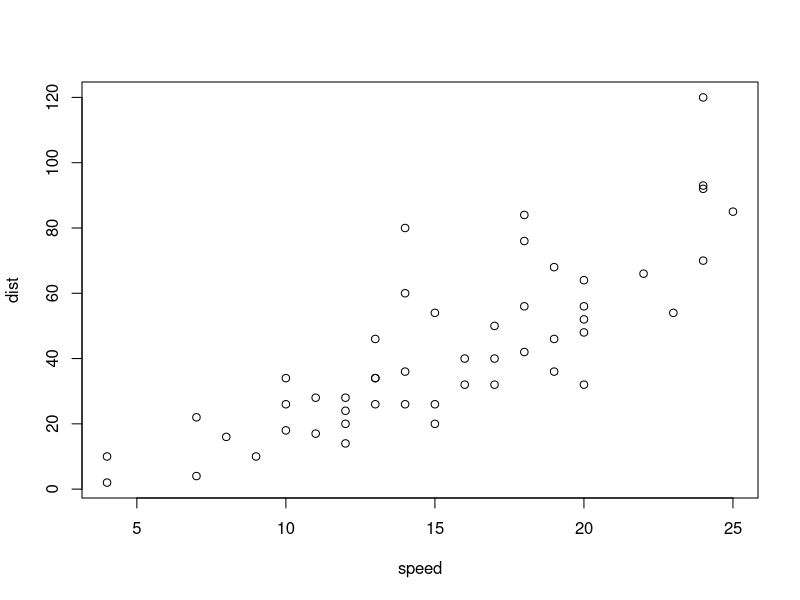
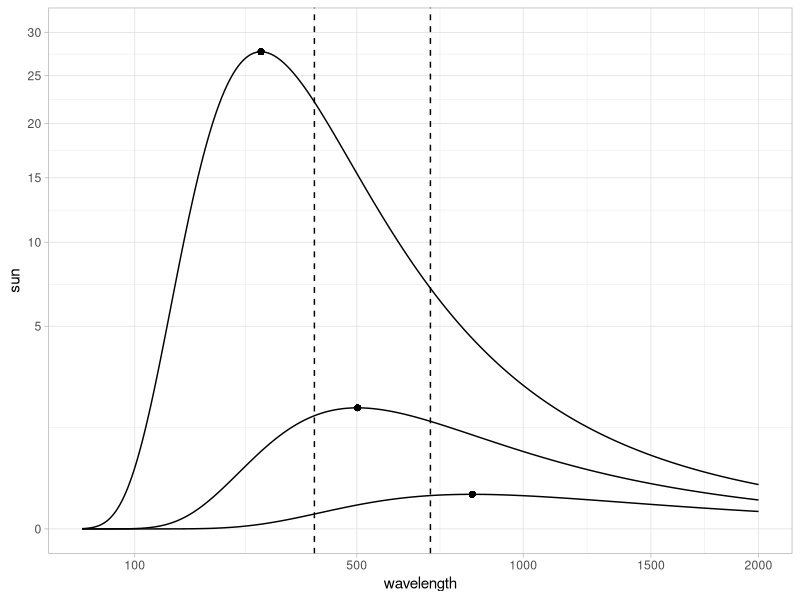
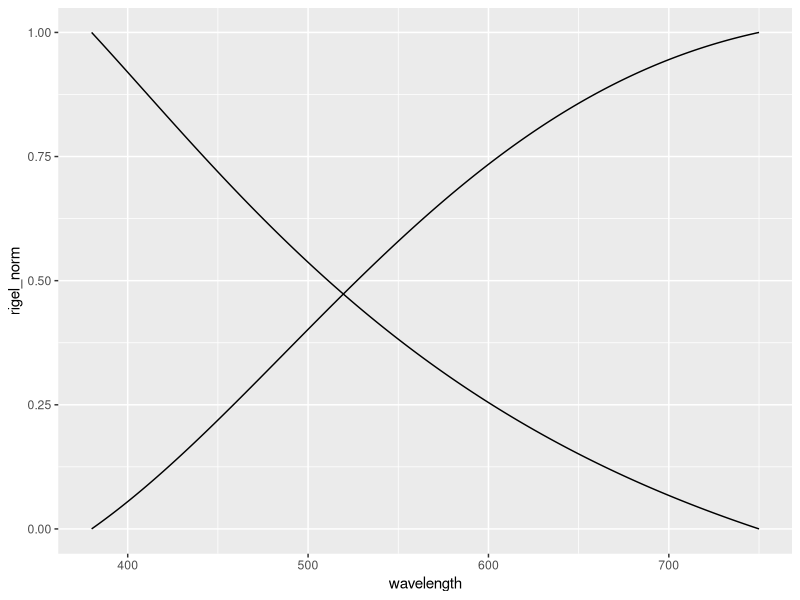
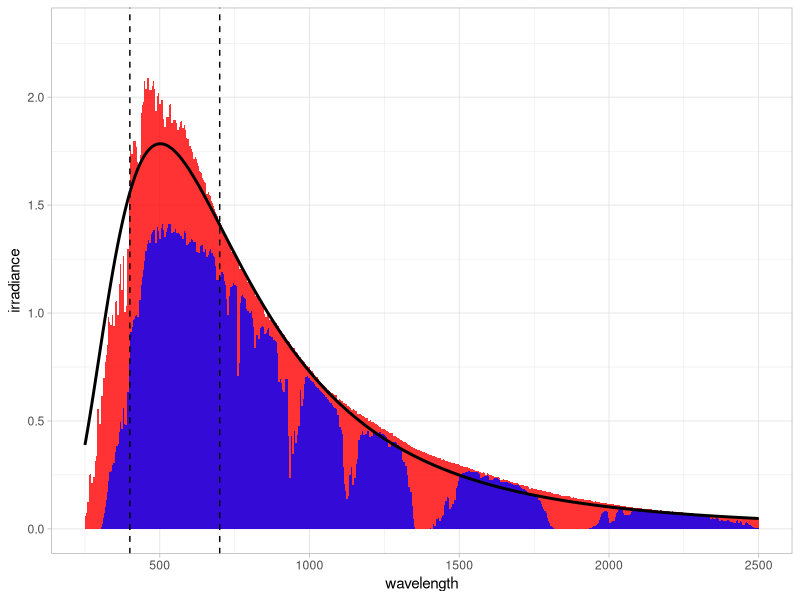

Reproduce these figures in R, in order.
## ---- chunk 1
plot(cars)
## ---- chunk 2
library(ggplot2)
library(dplyr)
## ---- chunk 3
# constants
h <- 6.626e-34
kb <- 1.380e-23
c <- 299792458
wiens <- 2.90e6

r_sun <- 6.95e5 # km
r_earth <- 1.496e8 # km
wavelength_scale <- 1e-9 # nm
correction_factor <- ((r_sun/r_earth)**2)*wavelength_scale

blackbody_curve <- function(lambda, t) {
  return(
    ((2*pi*h*(c**2)) / (lambda**5)) * (1 / (exp((h*c)/(lambda*kb*t)) - 1))
  )
}


s <- seq(0, 3000e-9, 1e-9)
df <- data.frame(
  wavelength = s*1e9,
  rigel = blackbody_curve(s, 10000)*correction_factor,
  sun = blackbody_curve(s, 5778)*correction_factor,
  betelgeuse = blackbody_curve(s, 3500)*correction_factor
)


ggplot(df, aes(wavelength, sun)) + 
  geom_line() + 
  geom_line(aes(wavelength, rigel)) +
  geom_line(aes(wavelength, betelgeuse)) + 
  geom_vline(xintercept=400, linetype="dashed") +
  geom_vline(xintercept=700, linetype="dashed") +
  geom_point(aes(x=wiens/10000, y=blackbody_curve((wiens/10000)*1e-9, 10000)*correction_factor)) +
  geom_point(aes(x=wiens/5778, y=blackbody_curve((wiens/5778)*1e-9, 5778)*correction_factor)) +
  geom_point(aes(x=wiens/3500, y=blackbody_curve((wiens/3500)*1e-9, 3500)*correction_factor)) +
  scale_y_continuous(trans="sqrt", breaks=c(0, 5, 10, 15, 20, 25, 30), limits=c(0, 30)) + 
  scale_x_continuous(trans="sqrt", breaks=c(100, 500, 1000, 1500, 2000), limits=c(50, 2000)) +
  theme_light()


## ---- chunk 4

# TODO: CHange axis y to "more" and "less" remission, numbers not important


visible_df <- df %>% 
  filter((wavelength >= 380) & (wavelength <= 750)) %>%
  mutate(rigel_norm = (rigel - min(rigel))/(max(rigel) - min(rigel))) %>%
  mutate(betelgeuse_norm = (betelgeuse - min(betelgeuse))/(max(betelgeuse) - min(betelgeuse)))

ggplot(visible_df, aes(wavelength, rigel_norm)) + 
  geom_line() + 
  # geom_line(aes(wavelength, rigel)) +
  geom_line(aes(wavelength, betelgeuse_norm))
  # scale_y_continuous(trans="sqrt", breaks=c(0, 5, 10, 15, 20, 25, 30), limits=c(0, 30)) + 
  # xlim(c(380, 700))
  # scale_x_continuous(trans="sqrt", limits=c(380, 700))
## ---- chunk 5
library(readr)
## ---- chunk 6
e490_df <- read_csv("./solar_spectra_astm_e490_am0.csv") %>% 
  mutate_at(c("wavelength", "irradiance"), as.numeric)
head(e490_df)
## ---- chunk 7
g173_df <- read_csv("./solar_spectra_astm_g173_smarts.csv") %>% 
  mutate_at(c("wavelength", "global_irradiance", "direct_irradiance"), as.numeric)
head(g173_df)
## ---- chunk 8
ggplot(e490_df, aes(wavelength, irradiance)) + 
  geom_area(alpha=0.8 , size=0, colour="black", fill="red") +
  geom_area(data=g173_df, aes(wavelength, direct_irradiance), alpha=0.8 , size=0, colour="black", fill="blue") + 
  geom_line(data=df, aes(wavelength, sun), size=1) +
  geom_vline(xintercept=400, linetype="dashed") +
  geom_vline(xintercept=700, linetype="dashed") +
  xlim(c(250, 2500)) +
  ylim(c(0, 2.3)) +
  theme_light()
## ---- chunk 9

## ---- chunk 10

